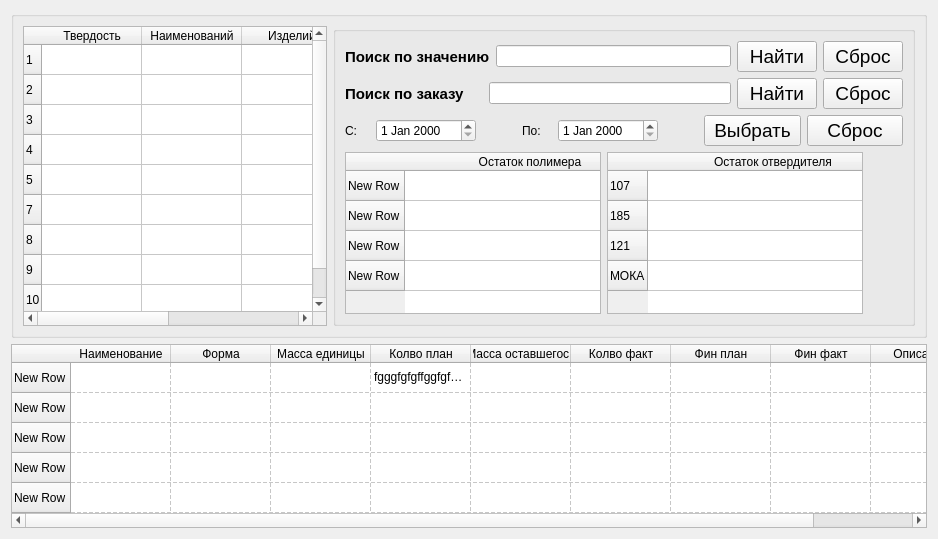
      <widget class="QWidget" name="tab_plan">
       <attribute name="title">
        <string>План производства</string>
       </attribute>
       <layout class="QVBoxLayout" name="verticalLayout_12">
        <item>
         <widget class="QGroupBox" name="box_serch_plan">
          <property name="sizePolicy">
           <sizepolicy hsizetype="Preferred" vsizetype="Maximum">
            <horstretch>0</horstretch>
            <verstretch>0</verstretch>
           </sizepolicy>
          </property>
          <property name="title">
           <string/>
          </property>
          <layout class="QHBoxLayout" name="horizontalLayout_2">
           <item>
            <widget class="QTableWidget" name="table_hardnes_serch_plan">
             <property name="minimumSize">
              <size>
               <width>0</width>
               <height>300</height>
              </size>
             </property>
             <property name="maximumSize">
              <size>
               <width>450</width>
               <height>300</height>
              </size>
             </property>
             <row>
              <property name="text">
               <string>1</string>
              </property>
             </row>
             <row>
              <property name="text">
               <string>2</string>
              </property>
             </row>
             <row>
              <property name="text">
               <string>3</string>
              </property>
             </row>
             <row>
              <property name="text">
               <string>4</string>
              </property>
             </row>
             <row>
              <property name="text">
               <string>5</string>
              </property>
             </row>
             <row>
              <property name="text">
               <string>7</string>
              </property>
             </row>
             <row>
              <property name="text">
               <string>8</string>
              </property>
             </row>
             <row>
              <property name="text">
               <string>9</string>
              </property>
             </row>
             <row>
              <property name="text">
               <string>10</string>
              </property>
             </row>
             <column>
              <property name="text">
               <string>Твердость</string>
              </property>
             </column>
             <column>
              <property name="text">
               <string>Наименований</string>
              </property>
             </column>
             <column>
              <property name="text">
               <string>Изделий</string>
              </property>
             </column>
             <column>
              <property name="text">
               <string>Вес</string>
              </property>
             </column>
            </widget>
           </item>
           <item>
            <layout class="QVBoxLayout" name="lay_serch_plan">
             <item>
              <widget class="QGroupBox" name="box_serch_plan">
               <property name="sizePolicy">
                <sizepolicy hsizetype="Preferred" vsizetype="Maximum">
                 <horstretch>0</horstretch>
                 <verstretch>0</verstretch>
                </sizepolicy>
               </property>
               <property name="title">
                <string/>
               </property>
               <layout class="QVBoxLayout" name="verticalLayout_13">
                <item>
                 <layout class="QHBoxLayout" name="lay_value_serch_plan">
                  <item>
                   <widget class="QLabel" name="label_value_serch_plan">
                    <property name="font">
                     <font>
                      <pointsize>11</pointsize>
                      <weight>75</weight>
                      <italic>false</italic>
                      <bold>true</bold>
                     </font>
                    </property>
                    <property name="text">
                     <string>Поиск по значению</string>
                    </property>
                   </widget>
                  </item>
                  <item>
                   <widget class="QLineEdit" name="lineedit_value_serch_plan"/>
                  </item>
                  <item>
                   <widget class="QPushButton" name="pushbutton_ok_value_serch_plan">
                    <property name="font">
                     <font>
                      <pointsize>14</pointsize>
                      <weight>50</weight>
                      <italic>false</italic>
                      <bold>false</bold>
                     </font>
                    </property>
                    <property name="text">
                     <string>Найти</string>
                    </property>
                   </widget>
                  </item>
                  <item>
                   <widget class="QPushButton" name="pushButton_cancel_value_serch_plan">
                    <property name="font">
                     <font>
                      <pointsize>14</pointsize>
                      <weight>50</weight>
                      <italic>false</italic>
                      <bold>false</bold>
                     </font>
                    </property>
                    <property name="text">
                     <string>Сброс</string>
                    </property>
                   </widget>
                  </item>
                 </layout>
                </item>
                <item>
                 <layout class="QHBoxLayout" name="lay_nomber_serch_plan">
                  <item>
                   <widget class="QLabel" name="label_nomber_serch_plan">
                    <property name="font">
                     <font>
                      <pointsize>11</pointsize>
                      <weight>75</weight>
                      <italic>false</italic>
                      <bold>true</bold>
                     </font>
                    </property>
                    <property name="text">
                     <string>Поиск по заказу</string>
                    </property>
                   </widget>
                  </item>
                  <item>
                   <spacer name="hspacer_nomber_serch_plan">
                    <property name="orientation">
                     <enum>Qt::Horizontal</enum>
                    </property>
                    <property name="sizeType">
                     <enum>QSizePolicy::Fixed</enum>
                    </property>
                    <property name="sizeHint" stdset="0">
                     <size>
                      <width>18</width>
                      <height>20</height>
                     </size>
                    </property>
                   </spacer>
                  </item>
                  <item>
                   <widget class="QLineEdit" name="lineedit_nomber_serch_plan"/>
                  </item>
                  <item>
                   <widget class="QPushButton" name="pushbutton_ok_nomber_serch_plan">
                    <property name="font">
                     <font>
                      <pointsize>14</pointsize>
                      <weight>50</weight>
                      <italic>false</italic>
                      <bold>false</bold>
                     </font>
                    </property>
                    <property name="text">
                     <string>Найти</string>
                    </property>
                   </widget>
                  </item>
                  <item>
                   <widget class="QPushButton" name="pushbutton_cancel_nomber_serch_plan">
                    <property name="font">
                     <font>
                      <pointsize>14</pointsize>
                      <weight>50</weight>
                      <italic>false</italic>
                      <bold>false</bold>
                     </font>
                    </property>
                    <property name="text">
                     <string>Сброс</string>
                    </property>
                   </widget>
                  </item>
                 </layout>
                </item>
                <item>
                 <layout class="QHBoxLayout" name="lay_date_serch_plan">
                  <item>
                   <widget class="QLabel" name="label1_data_serch_plan">
                    <property name="minimumSize">
                     <size>
                      <width>25</width>
                      <height>0</height>
                     </size>
                    </property>
                    <property name="maximumSize">
                     <size>
                      <width>9</width>
                      <height>16777215</height>
                     </size>
                    </property>
                    <property name="text">
                     <string>С:</string>
                    </property>
                   </widget>
                  </item>
                  <item>
                   <widget class="QDateEdit" name="dateedit_start_serch_plan">
                    <property name="minimumSize">
                     <size>
                      <width>100</width>
                      <height>0</height>
                     </size>
                    </property>
                   </widget>
                  </item>
                  <item>
                   <spacer name="hspacer2__data_serch_plan">
                    <property name="orientation">
                     <enum>Qt::Horizontal</enum>
                    </property>
                    <property name="sizeType">
                     <enum>QSizePolicy::Fixed</enum>
                    </property>
                    <property name="sizeHint" stdset="0">
                     <size>
                      <width>40</width>
                      <height>20</height>
                     </size>
                    </property>
                   </spacer>
                  </item>
                  <item>
                   <widget class="QLabel" name="label2_data_serch_plan">
                    <property name="minimumSize">
                     <size>
                      <width>30</width>
                      <height>0</height>
                     </size>
                    </property>
                    <property name="maximumSize">
                     <size>
                      <width>15</width>
                      <height>16777215</height>
                     </size>
                    </property>
                    <property name="text">
                     <string>По:</string>
                    </property>
                   </widget>
                  </item>
                  <item>
                   <widget class="QDateEdit" name="dateedit_finish_serch_plan">
                    <property name="sizePolicy">
                     <sizepolicy hsizetype="Minimum" vsizetype="Fixed">
                      <horstretch>0</horstretch>
                      <verstretch>0</verstretch>
                     </sizepolicy>
                    </property>
                    <property name="minimumSize">
                     <size>
                      <width>100</width>
                      <height>0</height>
                     </size>
                    </property>
                   </widget>
                  </item>
                  <item>
                   <spacer name="hspacer1_data_serch_plan">
                    <property name="orientation">
                     <enum>Qt::Horizontal</enum>
                    </property>
                    <property name="sizeType">
                     <enum>QSizePolicy::Fixed</enum>
                    </property>
                    <property name="sizeHint" stdset="0">
                     <size>
                      <width>40</width>
                      <height>20</height>
                     </size>
                    </property>
                   </spacer>
                  </item>
                  <item>
                   <widget class="QPushButton" name="pushbutton_ok_data_serch_plan">
                    <property name="font">
                     <font>
                      <pointsize>14</pointsize>
                      <weight>50</weight>
                      <italic>false</italic>
                      <bold>false</bold>
                     </font>
                    </property>
                    <property name="text">
                     <string>Выбрать</string>
                    </property>
                   </widget>
                  </item>
                  <item>
                   <widget class="QPushButton" name="pushbutton_cancel_data_serch_plan">
                    <property name="font">
                     <font>
                      <pointsize>14</pointsize>
                      <weight>50</weight>
                      <italic>false</italic>
                      <bold>false</bold>
                     </font>
                    </property>
                    <property name="text">
                     <string>Сброс</string>
                    </property>
                   </widget>
                  </item>
                 </layout>
                </item>
                <item>
                 <layout class="QHBoxLayout" name="layout_source_serch_plan">
                  <item>
                   <widget class="QTableWidget" name="table_polymer_source_serch_plan">
                    <property name="maximumSize">
                     <size>
                      <width>300</width>
                      <height>16777215</height>
                     </size>
                    </property>
                    <attribute name="horizontalHeaderDefaultSectionSize">
                     <number>250</number>
                    </attribute>
                    <attribute name="horizontalHeaderMinimumSectionSize">
                     <number>100</number>
                    </attribute>
                    <row>
                     <property name="text">
                      <string>New Row</string>
                     </property>
                    </row>
                    <row>
                     <property name="text">
                      <string>New Row</string>
                     </property>
                    </row>
                    <row>
                     <property name="text">
                      <string>New Row</string>
                     </property>
                    </row>
                    <row>
                     <property name="text">
                      <string>New Row</string>
                     </property>
                    </row>
                    <column>
                     <property name="text">
                      <string>Остаток полимера</string>
                     </property>
                    </column>
                   </widget>
                  </item>
                  <item>
                   <widget class="QTableWidget" name="table_hardner_source_serch_plan">
                    <property name="maximumSize">
                     <size>
                      <width>300</width>
                      <height>16777215</height>
                     </size>
                    </property>
                    <attribute name="horizontalHeaderDefaultSectionSize">
                     <number>250</number>
                    </attribute>
                    <attribute name="horizontalHeaderMinimumSectionSize">
                     <number>100</number>
                    </attribute>
                    <row>
                     <property name="text">
                      <string>107</string>
                     </property>
                    </row>
                    <row>
                     <property name="text">
                      <string>185</string>
                     </property>
                    </row>
                    <row>
                     <property name="text">
                      <string>121</string>
                     </property>
                    </row>
                    <row>
                     <property name="text">
                      <string>МОКА</string>
                     </property>
                    </row>
                    <column>
                     <property name="text">
                      <string>Остаток отвердителя</string>
                     </property>
                    </column>
                   </widget>
                  </item>
                  <item>
                   <spacer name="hspacer_source_serch_plan">
                    <property name="orientation">
                     <enum>Qt::Horizontal</enum>
                    </property>
                    <property name="sizeHint" stdset="0">
                     <size>
                      <width>40</width>
                      <height>20</height>
                     </size>
                    </property>
                   </spacer>
                  </item>
                 </layout>
                </item>
               </layout>
              </widget>
             </item>
            </layout>
           </item>
          </layout>
         </widget>
        </item>
        <item>
         <layout class="QVBoxLayout" name="layout_table_plan">
          <item>
           <layout class="QHBoxLayout" name="layout_name_table_plan"/>
          </item>
          <item>
           <widget class="QTableWidget" name="table_info_plan">
            <property name="verticalScrollBarPolicy">
             <enum>Qt::ScrollBarAsNeeded</enum>
            </property>
            <property name="horizontalScrollBarPolicy">
             <enum>Qt::ScrollBarAsNeeded</enum>
            </property>
            <property name="sizeAdjustPolicy">
             <enum>QAbstractScrollArea::AdjustToContents</enum>
            </property>
            <property name="gridStyle">
             <enum>Qt::DashLine</enum>
            </property>
            <property name="sortingEnabled">
             <bool>true</bool>
            </property>
            <row>
             <property name="text">
              <string>New Row</string>
             </property>
            </row>
            <row>
             <property name="text">
              <string>New Row</string>
             </property>
            </row>
            <row>
             <property name="text">
              <string>New Row</string>
             </property>
            </row>
            <row>
             <property name="text">
              <string>New Row</string>
             </property>
            </row>
            <row>
             <property name="text">
              <string>New Row</string>
             </property>
            </row>
            <column>
             <property name="text">
              <string>Наименование</string>
             </property>
            </column>
            <column>
             <property name="text">
              <string>Форма</string>
             </property>
            </column>
            <column>
             <property name="text">
              <string>Масса единицы</string>
             </property>
            </column>
            <column>
             <property name="text">
              <string>Колво план</string>
             </property>
            </column>
            <column>
             <property name="text">
              <string>Масса оставшегося</string>
             </property>
            </column>
            <column>
             <property name="text">
              <string>Колво факт</string>
             </property>
            </column>
            <column>
             <property name="text">
              <string>Фин план</string>
             </property>
            </column>
            <column>
             <property name="text">
              <string>Фин факт</string>
             </property>
            </column>
            <column>
             <property name="text">
              <string>Описание</string>
             </property>
            </column>
            <item row="0" column="3">
             <property name="text">
              <string>fgggfgfgffggfgfgfgfgfgf</string>
             </property>
            </item>
           </widget>
          </item>
         </layout>
        </item>
       </layout>
      </widget>
